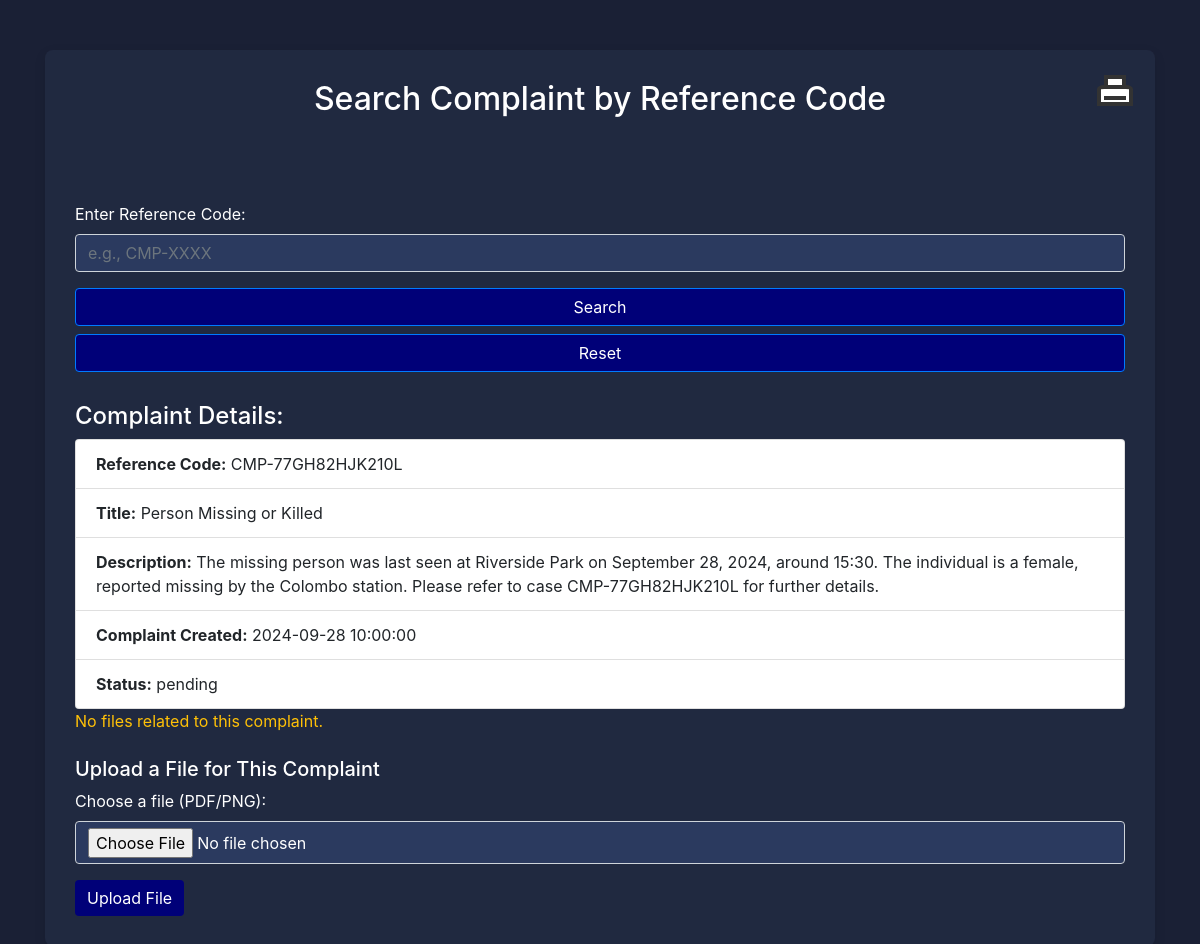
Screenshot of /dashboard/search.php?ref_code=CMP-77GH82HJK210L with the database file from the repository.
### tables this page shows
CREATE TABLE `complaints` (
  `id` bigint(20) UNSIGNED NOT NULL,
  `subject` varchar(100) NOT NULL,
  `description` varchar(1000) NOT NULL,
  `dept_id` varchar(6) NOT NULL,
  `user_id` bigint(20) UNSIGNED NOT NULL,
  `status` enum('pending','approved','rejected','fixed') NOT NULL DEFAULT 'pending',
  `created_at` timestamp NULL DEFAULT NULL,
  `phone_number` varchar(15) DEFAULT NULL,
  `station_name` varchar(100) DEFAULT NULL,
  `gender` varchar(10) DEFAULT NULL,
  `address` varchar(200) DEFAULT NULL,
  `ref_code` varchar(20) NOT NULL,
  `file_path` varchar(255) DEFAULT NULL
);

### dashboard/search.php (the view, shortened to what this page needs)
<?php
include('../config/db.php');
$complaint = null;
$error = "";
$file_dir = null;
if (isset($_GET['ref_code'])) {
    $ref_code = mysqli_real_escape_string($conn, $_GET['ref_code']);
    $sql = "SELECT * FROM complaints WHERE ref_code = '$ref_code' LIMIT 1";
    $result = mysqli_query($conn, $sql);
    if (mysqli_num_rows($result) > 0) {
        $complaint = mysqli_fetch_assoc($result);
        $file_dir = 'uploads/' . $complaint['ref_code'] . '/';
    } else {
        $error = "No complaint found with reference code: " . $ref_code;
    }
}
?>
<!DOCTYPE html>
<html lang="en">
<head>
    <link href="https://stackpath.bootstrapcdn.com/bootstrap/4.5.2/css/bootstrap.min.css" rel="stylesheet">
</head>
<body>
    <div class="container">
        <div class="search-container">
            <h2 class="text-center mb-4" style="color: #fff;">Search Complaint by Reference Code</h2>
            <div class="prt">
                <button class="print-button" onclick="printSelectedArea()"><span class="print-icon"></span></button>
            </div>
            <form method="GET" action="search.php" class="search-form">
                <div class="form-group">
                    <label for="ref_code" style="color:#fff" ;>Enter Reference Code:</label>
                    <input type="text" class="form-control" name="ref_code" id="ref_code" placeholder="e.g., CMP-XXXX" required style="background-color: #2b3a5f;">
                </div>
                <button type="submit" class="btn btn-primary btn-block" style="background:#000078;">Search</button>
                <button type="reset" class="btn btn-primary btn-block" onclick="resetAndCleanURL()" style="background:#000078;">Reset</button>
            </form>
            <?php if ($complaint): ?>
                <div class="complaint-details " id="details">
                    <div class="printable-section">
                        <h4 style="color: #fff;">Complaint Details:</h4>
                        <ul class="list-group">
                            <li class="list-group-item"><strong>Reference Code:</strong> <?php echo $complaint['ref_code']; ?></li>
                            <li class="list-group-item"><strong>Title:</strong> <?php echo $complaint['subject']; ?></li>
                            <li class="list-group-item"><strong>Description:</strong> <?php echo $complaint['description']; ?></li>
                            <li class="list-group-item"><strong>Complaint Created:</strong> <?php echo $complaint['created_at']; ?></li>
                            <li class="list-group-item"><strong>Status:</strong> <?php echo $complaint['status']; ?></li>
                        </ul>
                        <?php if (is_dir($file_dir)): ?>
                            <div class="file-display">
                                <h5>Related Files:</h5>
                                <?php
                                $files = scandir($file_dir);
                                foreach ($files as $file) {
                                    if ($file !== '.' && $file !== '..') {
                                        $file_path = $file_dir . $file;
                                        $file_ext = strtolower(pathinfo($file_path, PATHINFO_EXTENSION));
                                        if ($file_ext === 'pdf') {
                                            echo '<iframe src="' . $file_path . '"></iframe>';
                                        }
                                        elseif (in_array($file_ext, ['png', 'jpg', 'jpeg'])) {
                                            echo '<img src="' . $file_path . '" alt="Complaint Image">';
                                        }
                                        else {
                                            echo '<a href="' . $file_path . '" download>Download ' . $file . '</a>';
                                        }
                                    }
                                }
                                ?>
                            </div>
                        <?php else: ?>
                            <p class="text-warning" style="color:#fff;">No files related to this complaint.</p>
                        <?php endif; ?>
                    </div>
                    <h5 class="mt-4" style="color:#fff;">Upload a File for This Complaint</h5>
                    <form method="POST" action="search.php" enctype="multipart/form-data">
                        <div class="form-group" style="color:#fff;">
                            <label for="file">Choose a file (PDF/PNG):</label>
                            <input type="file" class="form-control" id="file" name="file" accept=".pdf,.png" required style="background-color: #2b3a5f; padding-bottom:35px; color:#fff">
                        </div>
                        <button type="submit" class="btn btn-success" name="submit" style="background-color:#000078; border:#fff; ">Upload File</button>
                    </form>
                </div>
            <?php elseif ($error): ?>
                <p class="no-results text-center"><?php echo $error; ?></p>
            <?php endif; ?>
        </div>
    </div>
</body>
</html>

### dashboard/search.php (style rules this page uses)
body { background-color: #1a2035; }
.container { margin-top: 50px; }
.search-container { background-color: #202940; padding: 30px; border-radius: 8px; box-shadow: 0px 4px 12px rgba(0, 0, 0, 0.1); }
.search-form { margin-bottom: 20px; }
.complaint-details { margin-top: 30px; }
button.print-button { width: 60px; height: 60px; left: 1010px; bottom: 80px; }
span.print-icon, span.print-icon::before, span.print-icon::after, button.print-button:hover .print-icon::after { border: solid 4px #333; }
span.print-icon::after { border-width: 2px; }
button.print-button { position: relative; padding: 0; border: 0; border: none; background: transparent; }
span.print-icon, span.print-icon::before, span.print-icon::after, button.print-button:hover .print-icon::after { box-sizing: border-box; background-color: #fff; }
span.print-icon { position: relative; display: inline-block; padding: 0; margin-top: 20%; width: 60%; height: 35%; background: #fff; border-radius: 20% 20% 0 0; }
span.print-icon::before { content: ""; position: absolute; bottom: 100%; left: 12%; right: 12%; height: 110%; transition: height .2s .15s; }
span.print-icon::after { content: ""; position: absolute; top: 55%; left: 12%; right: 12%; height: 0%; background: #fff; background-repeat: no-repeat; background-size: 70% 90%; background-position: center; background-image: linear-gradient(to top, #fff 0, #fff 14%, #333 14%, #333 28%, #fff 28%, #fff 42%, #333 42%, #333 56%, #fff 56%, #fff 70%, #333 70%, #333 84%, #fff 84%, #fff 100%); transition: height .2s, border-width 0s .2s, width 0s .2s; }

### rows the page displays
complaints: ref_code "CMP-77GH82HJK210L", subject "Person Missing or Killed", description "The missing person was last seen at Riverside Park on September 28, 2024, around 15:30. The individual is a female, reported missing by the Colombo station. Please refer to case CMP-77GH82HJK210L for further details.", created_at "2024-09-28 10:00:00", status "pending"
